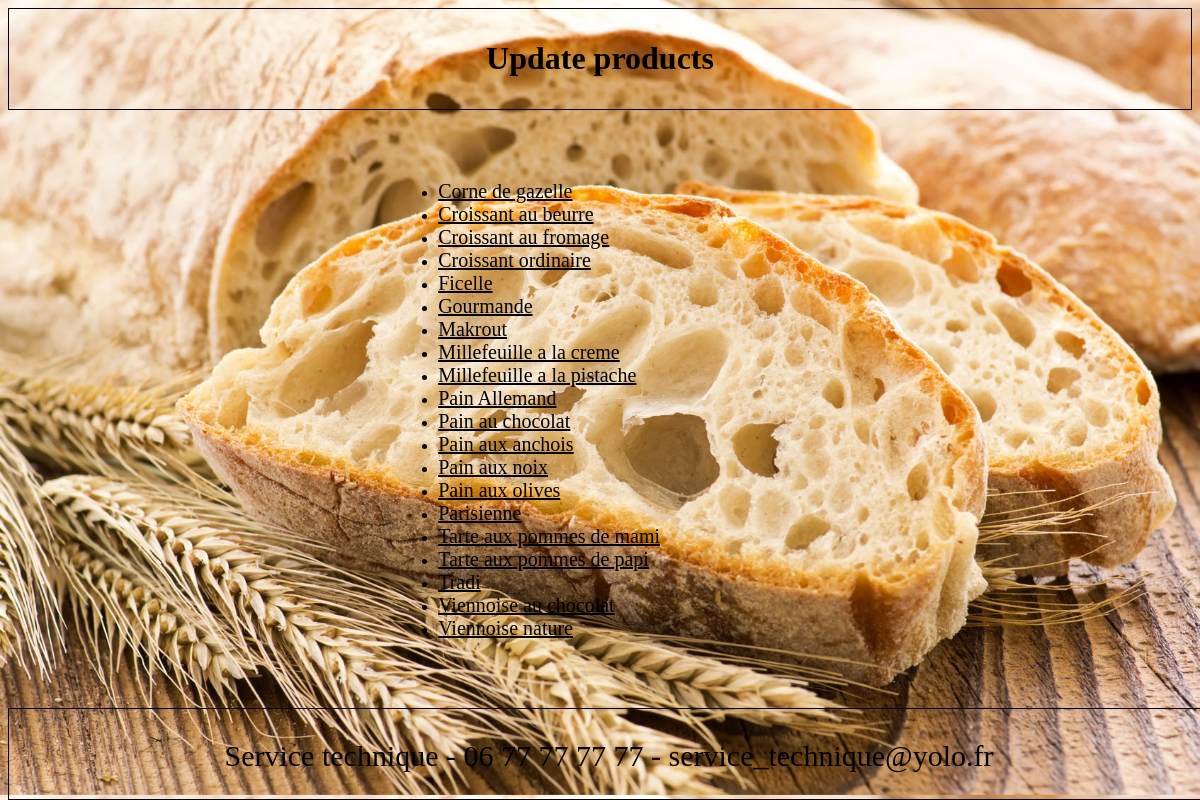
/admin_p_update.php, run on the app's committed database.
### tables this page shows
CREATE TABLE `Products` (
  `id` smallint(5) UNSIGNED NOT NULL,
  `name` varchar(255) NOT NULL,
  `price` float NOT NULL,
  `category_id` int(11) NOT NULL
);

### admin_p_update.php (the view, shortened to what this page needs)
<!DOCTYPE html>
<html>
 <head>
    <link rel="stylesheet" type="text/css" href="admin.css">
 </head>
 <header>
      <Center><h1>Update products</h1></Center>
 </header>
 <body>
 <?php
$db = new Connection();
$test = $db->getPDO();
?>
 <ul>
<?php if (!isset($_GET['id'])):
$allProducts =  getAllProducts($test);
echo "<div class='middle_bottom'>";
   foreach($allProducts as $key=>$line)
   {
 echo "<li><a href='admin_p_update.php?id=" . $line['id'] . "&name=" . $line['name'] . "&price=" . $line['price'] . "&category_id=" . $line['category_id'] ."'>" . $line['name'] . "</a></li>";
   }
 echo "</div>";
endif; ?>
</ul>
<footer>
<div class="foot">
<center><p>Service technique - 06 77 77 77 77 - service_technique@yolo.fr</p></center>
</div>
</footer>
 </body>
</html>
<?php
function getAllProducts($test)
{
  $query = "SELECT * FROM Products ORDER BY name;";
try{
  $PDO_query = $test->query($query);
  $row_query = $PDO_query->fetchall();
}
catch (PDOException $e) {
      echo "PDO_query ERROR: " . $e->getMessage() . "\n";
    }
return $row_query;
}
?>

### admin.css (style rules this page uses)
li > a { font-size: 20px; color: black; }
header { color:black; border-style: solid; border-width: 1px; border-color: black; margin-left: auto; margin-right: auto; padding: 10px; font-family: "Times New Roman", Times; }
body { color:black; font-family: "Times New Roman", Times; background-image: url("image/admin.jpeg"); -webkit-background-size: cover; -moz-background-size: cover; -o-background-size: cover; background-size: cover; }
footer { border-style: solid; border-width: 1px; border-color: black; margin-left: auto; margin-right: auto; position: fixed; bottom: 0; width: 100%; height: 90px; }
.middle_bottom { position: absolute; right: 45%; bottom: 20%; }
.foot { margin-top: auto; margin-bottom: auto; float:center; color:black; font-family: "Times New Roman", Times; font-size: 30px; }

### data on the page
products: name "Corne de gazelle"
products: name "Croissant au beurre"
products: name "Croissant au fromage"
products: name "Croissant ordinaire"
products: name "Ficelle"
products: name "Gourmande"
products: name "Makrout"
products: name "Millefeuille a la creme"
products: name "Millefeuille a la pistache"
products: name "Pain Allemand"
products: name "Pain au chocolat"
products: name "Pain aux anchois"
products: name "Pain aux noix"
products: name "Pain aux olives"
products: name "Parisienne"
products: name "Tarte aux pommes de mami"
products: name "Tarte aux pommes de papi"
products: name "Tradi"
products: name "Viennoise au chocolat"
products: name "Viennoise nature"
